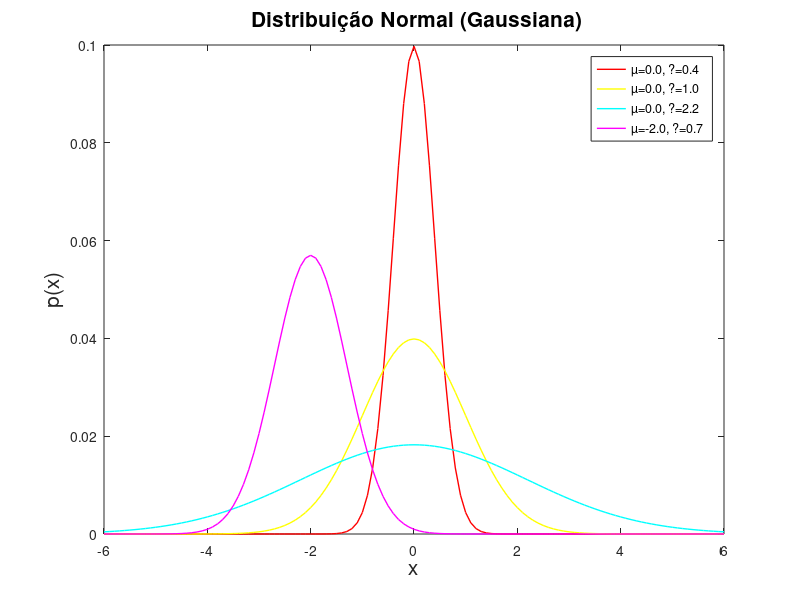

Here is the MATLAB script that generated this plot:
printf('\nQuestão 1 :Implemente a densidade de probabilidade da eq. (3) em forma de funç˜ao anônima\n\n');


%%%   The requested function
%%%
%%%   p(x; µ, ?^2) = (1/sqrt (2pi?^2))exp {-(x - µ)^2 / 2?^2) 


% Creating an anonymous role 

FDP_Normal = @(x, u, sig) ( 1 /(sqrt(2*pi*sig^2) ) * exp( -(x - u).^2 / (2*sig^2) ));


% Defining the constants

u_1 = 0;
u_2 = -2;
x = -6:0.1:6;

sig_1 = .4;
sig_2 = 1.0;
sig_3 = 2.2;
sig_4 = .7;


% Defining the fuction

FDP_Normal_1 = FDP_Normal(x, u_1, sig_1);
FDP_Normal_2 = FDP_Normal(x, u_1, sig_2);
FDP_Normal_3 = FDP_Normal(x, u_1, sig_3);
FDP_Normal_4 = FDP_Normal(x, u_2, sig_4);

NormalPDF_1 = FDP_Normal_1 ./sum(FDP_Normal_1);
NormalPDF_2 = FDP_Normal_2 ./sum(FDP_Normal_2);
NormalPDF_3 = FDP_Normal_3 ./sum(FDP_Normal_3);
NormalPDF_4 = FDP_Normal_4 ./sum(FDP_Normal_4);


% Ploting

figure(), clf
plot(x,NormalPDF_1,'r','linew',1,x,NormalPDF_2,'y','linew',1,x,NormalPDF_3,'c','linew',1,x,NormalPDF_4,'m','linew',1);
title(" Distribuição Normal (Gaussiana)",'fontsize',15)
xlabel('x','fontsize',15);
ylabel('p(x)','fontsize',15);
legend('µ=0.0, ?=0.4 ','µ=0.0, ?=1.0 ','µ=0.0, ?=2.2 ','µ=-2.0, ?=0.7 ');
